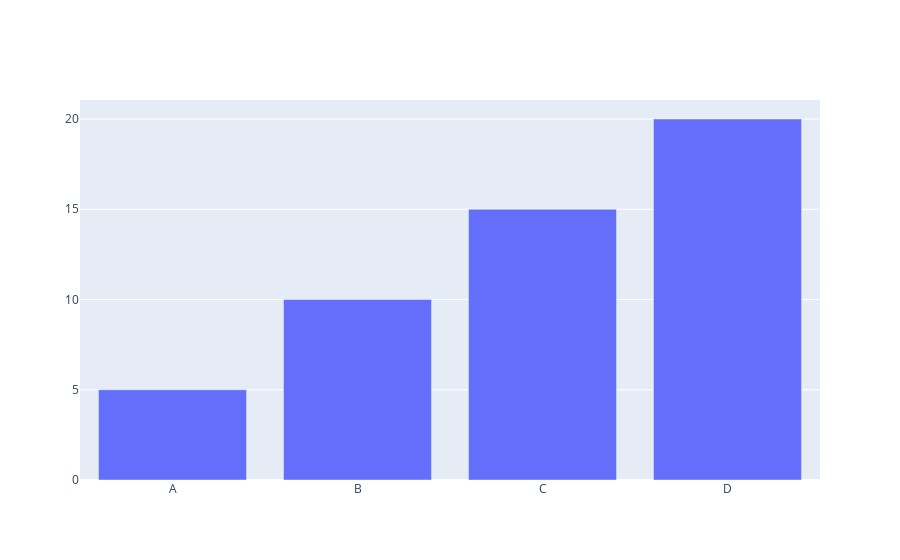

Notebook cell for this chart:
### Code cell
import plotly.graph_objects as go

# Sample data
categories = ['A', 'B', 'C', 'D']
values = [5, 10, 15, 20]

# Create a trace
trace = go.Bar(
    x=categories,  # X-axis represents categories
    y=values,      # Y-axis represents values
    orientation='v', # Vertical bars (default)
    name='bar'      # Name for the legend
)

# Create a figure and add the trace
fig = go.Figure(data=[trace])

# Show the plot
fig.show()

### Figure 1 — Plotly figure (JSON) as saved in the notebook; plotly's stock layout.template omitted (floating-point values rounded to 4 significant figures)
{"data": [{"name": "bar", "orientation": "v", "type": "bar", "x": ["A", "B", "C", "D"], "y": [5, 10, 15, 20]}], "layout": {}}
